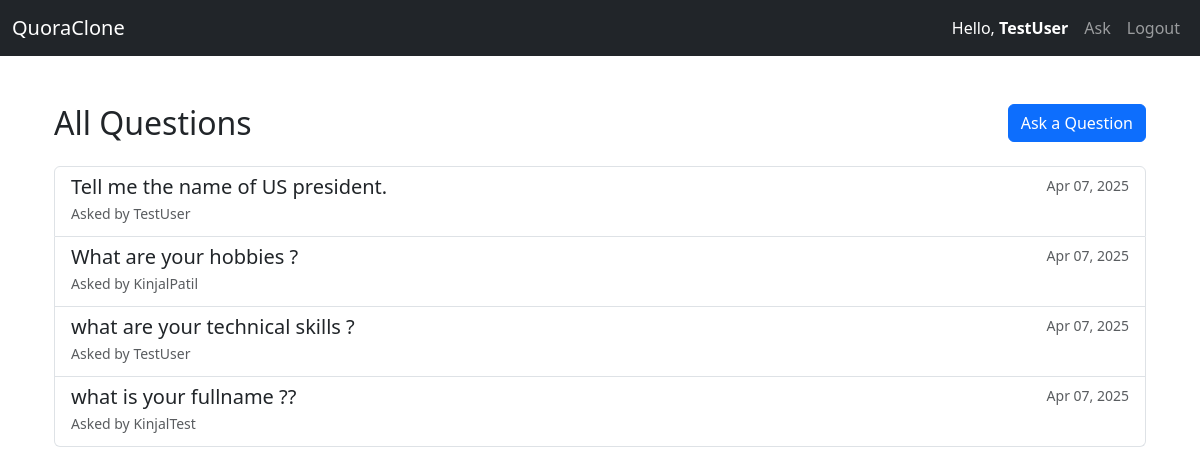
Screenshot of / (signed in) with the database file from the repository.
### core/models.py (models this page shows, shortened)
class Question(models.Model):
    title = models.CharField(max_length=255)
    body = models.TextField()
    user = models.ForeignKey(User, on_delete=models.CASCADE)
    created_at = models.DateTimeField(auto_now_add=True)

### core/views.py (the view)
# urls.py: path('', HomeView.as_view(), name='home'),
class HomeView(LoginRequiredMixin, ListView):
    model = Question
    template_name = 'home.html'
    context_object_name = 'questions'
    login_url = '/accounts/login/'

### core/templates/home.html
{% extends 'base.html' %}
{% block content %}
<div class="container mt-5">
  <div class="d-flex justify-content-between align-items-center mb-4">
    <h2 class="mb-0">All Questions</h2>
    <a href="{% url 'ask_question' %}" class="btn btn-primary">Ask a Question</a>
  </div>
  {% if questions %}
    <div class="list-group">
      {% for question in questions %}
      <a href="{% url 'question_detail' question.pk %}" class="list-group-item list-group-item-action">
        <div class="d-flex w-100 justify-content-between">
          <h5 class="mb-1">{{ question.title }}</h5>
          <small class="text-muted">{{ question.created_at|date:"M d, Y" }}</small>
        </div>
        <p class="mb-1 text-muted small">Asked by {{ question.user.username }}</p>
      </a>
      {% endfor %}
    </div>
  {% else %}
    <div class="alert alert-info mt-4">No questions have been asked yet. Be the first!</div>
  {% endif %}
</div>
{% endblock %}

### core/templates/base.html (shortened to what this page needs)
<!DOCTYPE html>
<html lang="en">
<head>
    <link href="https://cdn.jsdelivr.net/npm/bootstrap@5.3.0/dist/css/bootstrap.min.css" rel="stylesheet">
</head>
<body>
<nav class="navbar navbar-expand-lg navbar-dark bg-dark mb-4">
  <div class="container-fluid">
    <a class="navbar-brand" href="/">QuoraClone</a>
    <div class="collapse navbar-collapse" id="navbarNav">
      <ul class="navbar-nav ms-auto align-items-center">
        {% if user.is_authenticated %}
        <li class="nav-item me-2">
          <span class="navbar-text text-white">
            Hello, <strong>{{ user.username }}</strong>
          </span>
        </li>
        <li class="nav-item"><a class="nav-link" href="/ask/">Ask</a></li>
        <li class="nav-item"><a class="nav-link" href="/accounts/logout/">Logout</a></li>
        {% else %}
        <li class="nav-item"><a class="nav-link" href="/accounts/login/">Login</a></li>
        <li class="nav-item"><a class="nav-link" href="/accounts/signup/">Register</a></li>
        {% endif %}
      </ul>
    </div>
  </div>
</nav>
<div class="container">
    {% block content %}{% endblock %}
</div>
</body>
</html>

### rows the page displays
Question: title "Tell me the name of US president.", created_at "Apr 07, 2025", user.username "TestUser"
Question: title "What are your hobbies ?", created_at "Apr 07, 2025", user.username "KinjalPatil"
Question: title "what are your technical skills ?", created_at "Apr 07, 2025", user.username "TestUser"
Question: title "what is your fullname ??", created_at "Apr 07, 2025", user.username "KinjalTest"

### other values shown
{{ user.username }} "TestUser"
